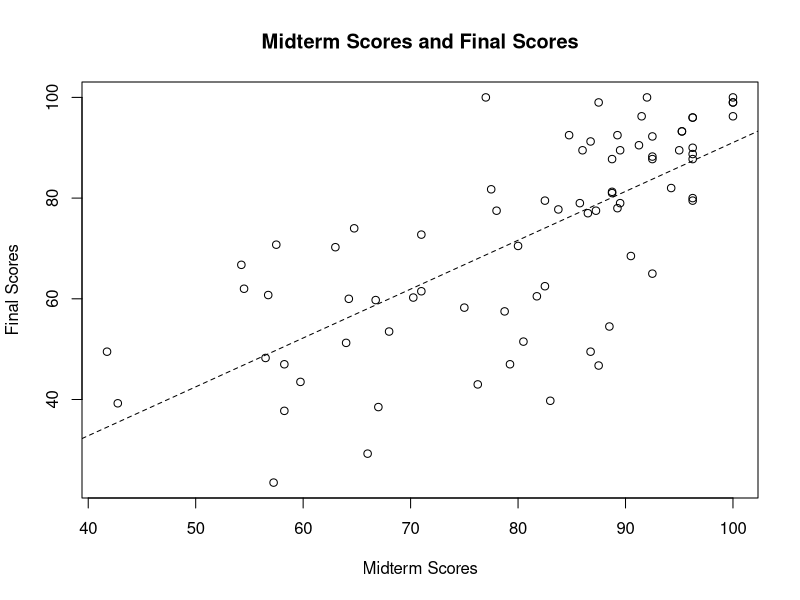
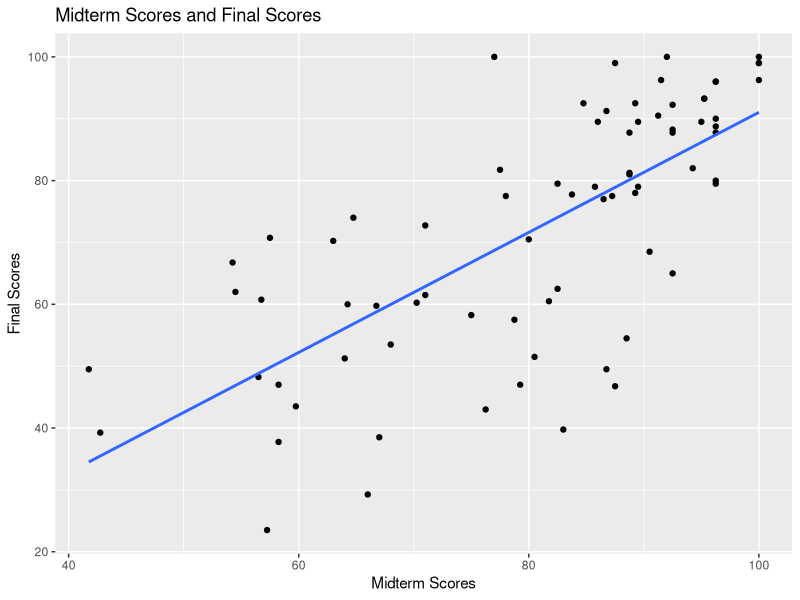
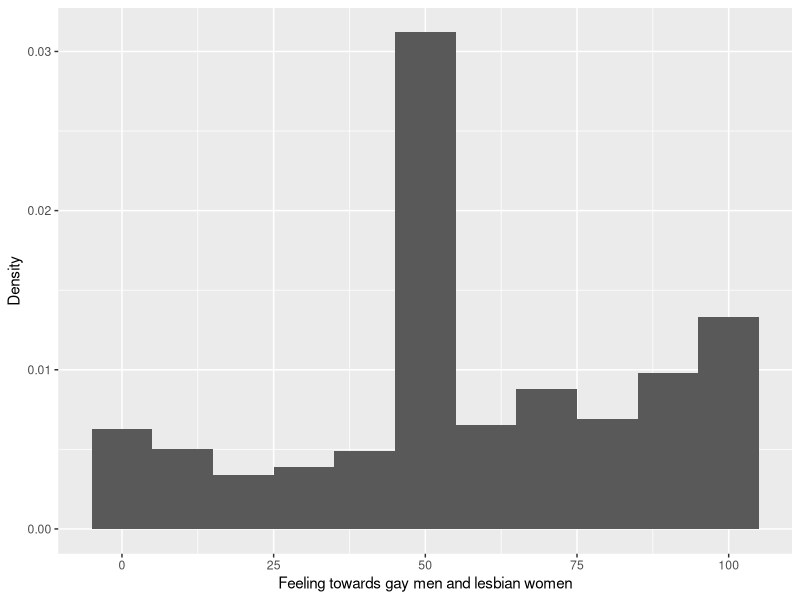
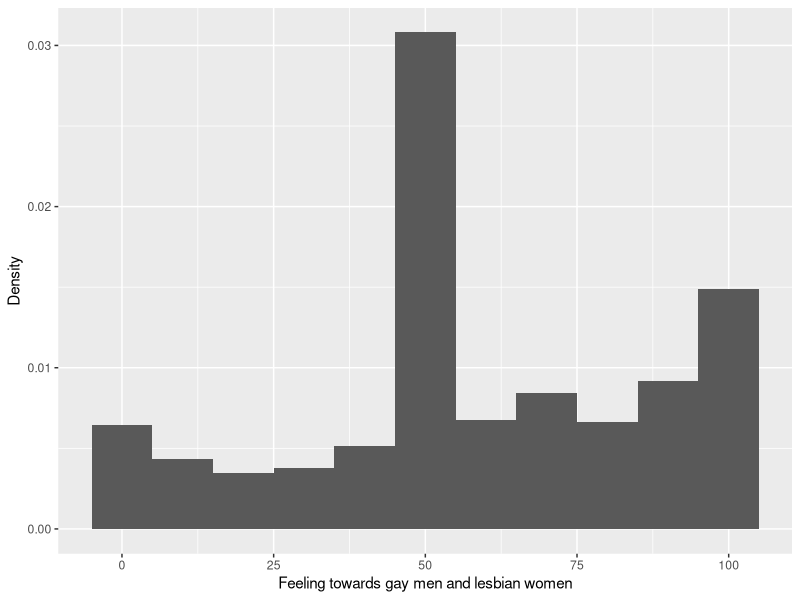
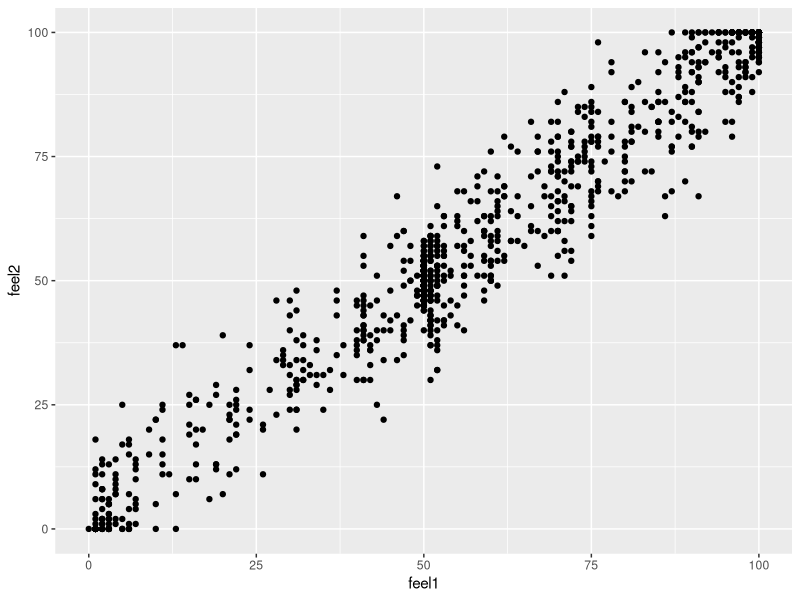
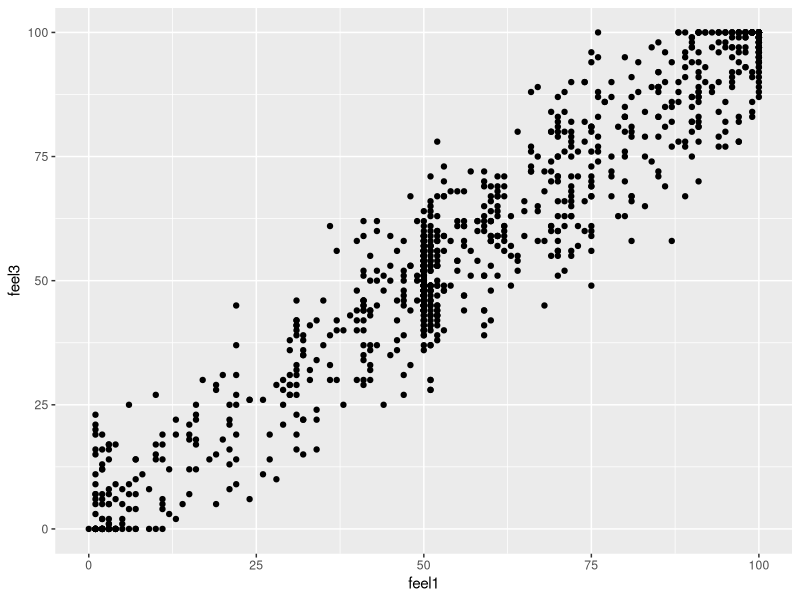
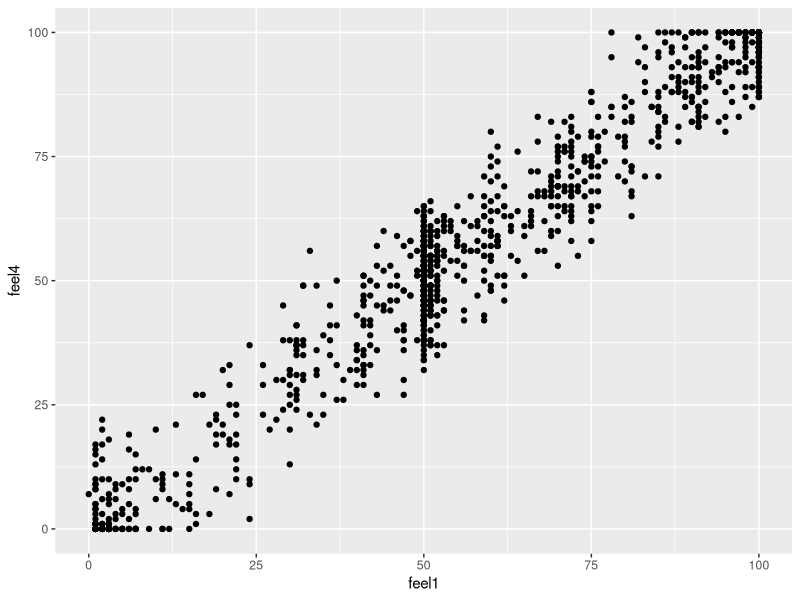

Generate these figures, in order, with R:
## ---- chunk 1
getwd()

library(tidyverse)
## ---- chunk 2
grades <- read.csv("B2/grades.csv")

head(grades)

dim(grades)
## ---- chunk 3
str(grades)

summary(grades$midterm)
## ---- chunk 4
summary(grades$final)
## ---- chunk 5
cor(grades$midterm, grades$final)
## ---- chunk 6
fit <- lm(final ~ midterm, grades)

fit
## ---- chunk 7
plot(grades$midterm, grades$final,
     xlab = "Midterm Scores",
     ylab = "Final Scores",
     main = "Midterm Scores and Final Scores")
abline(lm(final ~ midterm, grades), lty = "dashed")

# also:
ggplot(grades, aes(midterm, final)) +
  geom_point() +
  geom_smooth(method = lm, se = F) +
  labs(x = "Midterm Scores", 
       y = "Final Scores",
       title = "Midterm Scores and Final Scores")
## ---- chunk 8
-6.0059 + 0.9704 * 80
## ---- chunk 9
-6.0059 + 0.9704 * 90
## ---- chunk 10
0.9704 * 10
## ---- chunk 11
r <- cor(grades$midterm, grades$final)
r2 <- r * r
r2

# also:
fit_model <- summary(fit)
r_square <- fit_model$r.squared
r_square
## ---- chunk 12
gay <- read.csv("B2/gay.csv")
ccap <- read.csv("B2/CCAP.csv")

head(gay, 4)
head(ccap, 4)

dim(gay)
dim(ccap)
## ---- chunk 13
ggplot(ccap, aes(feel, after_stat(density))) +
  geom_histogram(binwidth=10) +
  labs(x = "Feeling towards gay men and lesbian women",
       y = "Density")

ggplot(gay, aes(feel1, after_stat(density))) +
  geom_histogram(binwidth=10) +
  labs(x = "Feeling towards gay men and lesbian women",
       y = "Density")
## ---- chunk 14
sum_ccap <- ccap %>% 
  summarise(mean_feel = mean(feel, na.rm = TRUE),
            median_feel = median(feel, na.rm = TRUE),
            sd_feel = sd(feel, na.rm = TRUE))
sum_ccap

sum_gay <- gay %>% 
  summarise(mean_feel1 = mean(feel1, na.rm = TRUE),
            median_feel1 = median(feel1, na.rm = TRUE),
            sd_feel1 = sd(feel1, na.rm = TRUE))
sum_gay
## ---- chunk 15
control <- c("No Contact")

# 4a
ggplot(subset(gay, subset = treatment %in% control),
       aes(feel1, feel2)) +
  geom_point()

# 4b
ggplot(subset(gay, subset = treatment %in% control),
       aes(feel1, feel3)) +
  geom_point()

# 4c
ggplot(subset(gay, subset = treatment %in% control),
       aes(feel1, feel4)) +
  geom_point()
## ---- chunk 16
# 5a
cor(gay$feel1[gay$treatment=="No Contact"], gay$feel2[gay$treatment=="No Contact"], use = "complete.obs")

# 5b
cor(gay$feel1[gay$treatment=="No Contact"], gay$feel3[gay$treatment=="No Contact"], use = "complete.obs")

# 5c
cor(gay$feel1[gay$treatment=="No Contact"], gay$feel4[gay$treatment=="No Contact"], use = "complete.obs")
